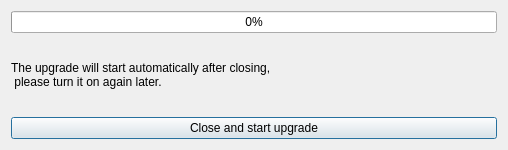
<?xml version="1.0" encoding="UTF-8"?>
<ui version="4.0">
 <class>AutoUpdateDialog</class>
 <widget class="QDialog" name="AutoUpdateDialog">
  <property name="geometry">
   <rect>
    <x>0</x>
    <y>0</y>
    <width>508</width>
    <height>150</height>
   </rect>
  </property>
  <property name="windowTitle">
   <string>Xiasl</string>
  </property>
  <layout class="QGridLayout" name="gridLayout">
   <item row="2" column="0">
    <widget class="QPushButton" name="btnStartUpdate">
     <property name="text">
      <string>Close and start upgrade</string>
     </property>
    </widget>
   </item>
   <item row="0" column="0">
    <widget class="QProgressBar" name="progressBar">
     <property name="value">
      <number>0</number>
     </property>
    </widget>
   </item>
   <item row="1" column="0">
    <widget class="QLabel" name="label">
     <property name="text">
      <string>The upgrade will start automatically after closing, 
 please turn it on again later.</string>
     </property>
    </widget>
   </item>
  </layout>
 </widget>
 <resources/>
 <connections/>
</ui>
